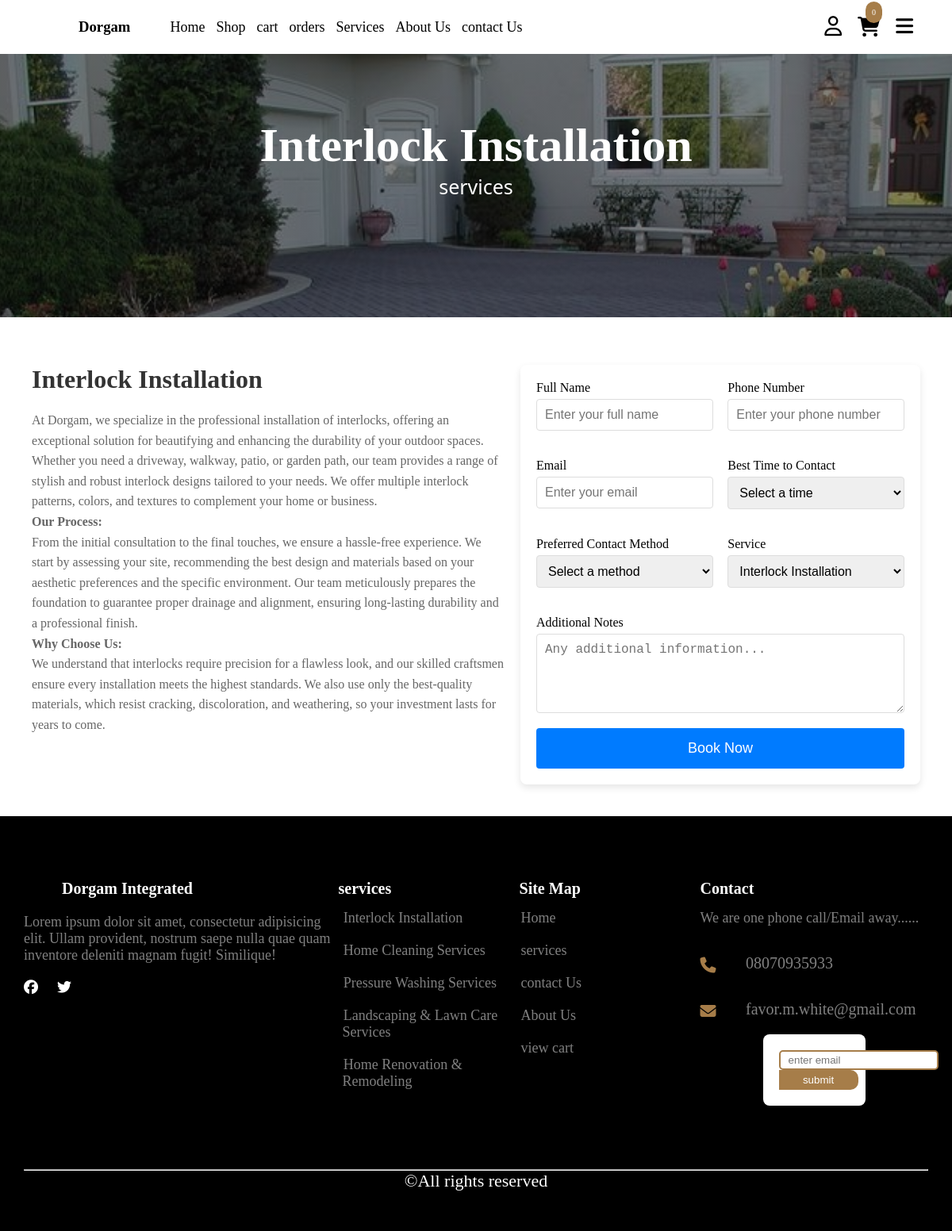
Page /service/6/ on the committed database.
### core/models.py (models this page shows, shortened)
class Service(models.Model):
    image = models.ImageField(
        upload_to='services/images/',
        blank=False,
        null=False,
        help_text="enter service image"
    )
    name_of_service = models.CharField(max_length=200, blank=False, null=False)
    detail = CKEditor5Field(config_name='default')

class Contact(models.Model):
    address = models.CharField(max_length=200)
    phoneNumber = models.CharField(max_length=20)
    email = models.CharField(max_length=200)

### core/views.py (the view)
# urls.py: path('service/<int:id>/', views.single_service, name="service"),
def single_service(request, id):
    service = Service.objects.get(id=id)
    services = Service.objects.all()
    context= {"service": service, "services": services}
    return render(request, "mainSite/singleServicePage.html", context)

### core/context_processors.py (called while the page is built)
def contact_info(request):
    contactInfo = Contact.objects.first()
    return {"contact": contactInfo}

def services(request):
    services = Service.objects.all()[:5]
    return {"services": services}

def social_media_view(request):
    social = SocialMedia.objects.first()  # You can adjust the query as needed
    return {'social': social}

def cart_item_count(request):
    if request.user.is_authenticated:
        try:
            cart = Cart.objects.filter(user=request.user, completed=False).first()
            if cart:
                total_items = sum(item.quantity for item in cart.cartitems.all())
            else:
                total_items = 0
        except Exception as e:
            print(f"Error calculating cart item count: {e}")
            total_items = 0
    else:
        total_items = 0
    return {"cart_item_count": total_items}

### templates/mainSite/singleServicePage.html (shortened to what this page needs)
{% extends "./main.html" %}
{% load static %}
{% block stylelinks %}
    <link rel="stylesheet" href="{% static 'css/mainSite/singleServicesPage.css' %}">
{% endblock stylelinks %}
{% block content %}
    <div class="service-image">
            <div class="links">
                <h1> {{ service.name_of_service }} </h1>
                <a href="{% url 'services' %}">services</a>
            </div>
        </div>
    <div class="service-page">
        <div class="service-description">
            <h1>{{ service.name_of_service }}</h1>
           <p> {{ service.detail|safe }}</p>
        </div>
       <form action="{% url 'bookService' %}" method="post">
            <div class="form-row">
                <div class="form-group">
                    <label for="fullName">Full Name</label>
                    <input type="text" id="fullName" name="fullName" placeholder="Enter your full name" required>
                </div>
                <div class="form-group">
                    <label for="phoneNumber">Phone Number</label>
                    <input type="tel" id="phoneNumber" name="phoneNumber" placeholder="Enter your phone number" required>
                </div>
            </div>
            <div class="form-row">
                <div class="form-group">
                    <label for="email">Email</label>
                    <input type="email" id="email" name="email" placeholder="Enter your email" required>
                </div>
                <div class="form-group">
                    <label for="bestTime">Best Time to Contact</label>
                    <select id="bestTime" name="bestTime" required>
                        <option value="" disabled selected>Select a time</option>
                    </select>
                </div>
            </div>
            <div class="form-row">
                <div class="form-group">
                    <label for="contactMethod">Preferred Contact Method</label>
                    <select id="contactMethod" name="contactMethod" required>
                        <option value="" disabled selected>Select a method</option>
                    </select>
                </div>
                <div class="form-group">
                    <label for="service">Service</label>
                    <select id="service" name="service" required>
                        <option value="{{ service.name_of_service }}"selected>{{ service.name_of_service }}</option>
                    </select>
                </div>
            </div>
            <div class="form-group full-width">
                <label for="notes">Additional Notes</label>
                <textarea id="notes" name="notes" placeholder="Any additional information..."></textarea>
            </div>
            <button type="submit" class="submit-btn">Book Now</button>
        </form>
    </div>
{% endblock %}

### templates/mainSite/main.html (shortened to what this page needs)
{% load static %}
<!DOCTYPE html>
<html lang="en">
<head>
    <link rel="stylesheet" href="{% static 'css/mainSite/main.css' %}">
    {% block stylelinks %} {% endblock stylelinks %}
</head>
<body>
    <section class="header-main">
       <header class="container">
            <nav>
                <div class="logo" onclick="window.location.href='/'">
                <h1>Dorgam</h1>
                </div>
                <div class="nav-links">
                    <ul>
                        <li><a href="{% url 'home' %}">Home</a></li>
                        <li><a href="{% url 'products' %}">Shop</a></li>
                        <li><a href="{% url 'cart' %}">cart</a></li>
                        <li><a href="{% url 'orders' %}">orders</a></li>
                        <li><a href="{% url 'services' %}">Services</a></li>
                        <li><a href="{% url 'about' %}">About Us</a></li>
                        <li><a href="{% url 'contactUs' %}">contact Us</a></li>
                    </ul>
                </div>
            </nav>
            <div class="nav-action">
                <div class="account">
                    {% if user.is_authenticated %}
                        <a href="{% url 'profile' %}"><i class="fa-regular fa-user"></i></a>
                    {% else %}
                        <a href="{% url 'login' %}"><i class="fa-regular fa-user"></i></a>
                    {% endif %}
                </div>
                <div class="cart" onclick="window.location.href='/store/cart'">
                    <a href="{% url 'cart' %}"><i class="fa-solid fa-cart-shopping"></i></a>
                    <div class="itemsNum"><p>{{cart_item_count}}</p></div>
                </div>
                <div class="handbugger">
                    <i class="fa-solid fa-bars" onclick="openNav()"></i>
                </div>
            </div>
       </header>
    </section>
     {% include 'flashMessages/message.html' %}
    {% block content %} {% endblock content %}
    <footer>
        <div class="footer-container container">
            <div class="footer-about">
                <div class="heading">
                    <div class="logo"><img src="{% static 'images/homePage/logo.jfif' %}" alt="" srcset=""></div>
                    <h1>Dorgam Integrated</h1>
                </div>
                <p>
                    Lorem ipsum dolor sit amet, consectetur adipisicing elit. Ullam provident,
                    nostrum saepe nulla quae quam inventore deleniti magnam fugit! Similique!
                </p>
               <div class="socials">
                {% if social.facebook %}
                    <a href="{{ social.facebook }}" target="_blank">
                        <i class="fa-brands fa-facebook"></i>
                    </a>
                {% endif %}
                {% if social.twitter %}
                    <a href="{{ social.twitter }}" target="_blank">
                        <i class="fa-brands fa-twitter"></i>
                    </a>
                {% endif %}
            </div>
            </div>
            <div class="footer-services">
                <h1> services</h1>
                {% for service in services %}
                    <a href="{% url 'service' service.id %}">{{ service.name_of_service }}</a>
                {% endfor %}
            </div>
            <div class="footer-links">
                <h1> Site Map </h1>
                <ul>
                    <li><a href="{% url 'home' %}">Home</a></li>
                    <li><a href="{% url 'services' %}">services</a></li>
                    <li><a href="{% url 'contactUs' %}">contact Us</a></li>
                    <li><a href="{% url 'about' %}">About Us</a></li>
                     <li><a href="{% url 'cart' %}">view cart</a></li>
                </ul>
            </div>
            <div class="footer-contact-info">
                <h1> Contact </h1>
                <p>We are one phone call/Email away......</p>
                    <div class="info">
                        <i class="fa-solid fa-phone"></i>
                        <p>{{ contact.phoneNumber }}</p>
                    </div>
                    <div class="info">
                        <i class="fa-solid fa-envelope"></i>
                        <p>{{ contact.email }}</p>
                    </div>
                    <div class="newsletter">
                        <form action="{% url 'subscribe' %}" method="post">
                             <input type="email" required placeholder="enter email" name="email">
                             <button type="submit">submit</button>
                        </form>
                    </div>
            </div>
        </div>
        <div class="copyright container">
            <hr style="color: grey;">
            <p>&copy;All rights reserved</p>
        </div>
    </footer>
</body>
</html>

### static/css/mainSite/main.css (style rules this page uses)
* { margin: 0; padding: 0; box-sizing: border-box; }
body { overflow-x: hidden; }
.container { width: 95%; max-width: 1200px; margin: 0 auto; }
.header-main { background-color: white; padding: 20px; position: fixed; top: 0; width: 100%; z-index: 1000; }
header { display: flex; justify-content: space-between; align-items: center; margin-top: 30px; }
nav { display: flex; align-items: center; }
.logo { display: flex; align-items: center; margin-right: 40px; font-family: Georgia, 'Times New Roman', Times, serif; }
.nav-links ul { list-style: none; }
.nav-links ul li { display: inline-block; margin-left: 10px; }
.nav-links ul li a { text-decoration: none; color: black; font-size: 18px; font-weight: 400; transition: 0.5s ease; }
.nav-action { display: flex; justify-content: space-between; align-items: center; }
.nav-action .account a { color: black; }
.nav-action .account { font-size: 25px; margin-right: 20px; cursor: pointer; }
.nav-action .cart { position: relative; cursor: pointer; }
.nav-action .cart a { text-decoration: none; color: black; }
.nav-action .cart i { font-size: 25px; }
.nav-action .cart .itemsNum { position: absolute; top: -20px; left: 10px; padding: 8px; font-size: 10px; background-color: rgb(166, 125, 73); border-radius: 50px; }
.nav-action .cart .itemsNum p { margin-right: 0px; color: white; }
.nav-action .handbugger { font-size: 25px; margin-left: 20px; cursor: pointer; }
footer { background-color: black; color: white; padding-top: 80px; padding-bottom: 50px; }
.footer-container { display: flex; justify-content: space-between; }
.footer-about { width: 40%; }
.footer-about .heading * { margin-right: 4px; padding: 0; margin-bottom: 20px; }
.footer-about .heading { display: flex; }
footer h1 { font-size: 20px; }
.footer-about p { color: gray; font-size: 18px; }
.footer-about .socials { margin-top: 20px; }
.footer-about .socials a { display: inline-block; margin-right: 20px; color: white; text-decoration: none; font-size: 18px; }
.footer-services { width: 23%; }
.footer-services a { display: block; color: gray; text-decoration: none; margin-top: 10px; padding: 5px; font-size: 18px; overflow: hidden; }
.footer-links { width: 23%; }
.footer-links ul { list-style: none; overflow: hidden; }
.footer-links ul li { padding: 5px; margin-top: 10px; }
.footer-links a { color: gray; text-decoration: none; font-size: 18px; overflow: hidden; }
.footer-contact-info { width: 29%; word-wrap: break-word; }
.footer-contact-info p { margin-bottom: 20px; font-size: 18px; color: gray; margin-top: 15px; }
.footer-contact-info .info { display: flex; justify-content: space-between; align-items: center; cursor: pointer; }
.footer-contact-info .info i { width: 10%; font-size: 20px; color: rgb(166, 125, 73); }
.footer-contact-info .info p { width: 80%; font-size: 20px; color: gray; }
footer .newsletter input { border: 2px solid rgb(166, 125, 73); height: 25px; border-radius: 5px; padding: 10px; outline: none; }
footer .newsletter button { background-color: rgb(166, 125, 73); color: white; border: none; padding: 5px; width: 100px; border-top-right-radius: 10px; border-bottom-right-radius: 10px; }
footer .copyright { margin-top: 80px; color: white; text-align: center; }
footer .copyright hr { color: gray; }
footer .copyright p { font-size: 22px; }

### rows in the picture
Service: name_of_service "Interlock Installation", detail "At Dorgam, we specialize in the professional installation of interlocks, offering an exceptional solution for beautifying and enhancing the durability of your outdoor spaces. Whether you need a driveway, walkway, patio, or garden path, our team provides a range of stylish and robust interlock designs tailored to your needs. We offer multiple interlock patterns, colors, and textures to complement your home or business. Our Process: From the initial consultation to the final touches, we ensure a hassle-free experience. We start by assessing your site, recommending the best design and materials based on your aesthetic preferences and the specific environment. Our team meticulously prepares the…", service "Interlock Installation"
Service: name_of_service "Home Cleaning Services"
Service: name_of_service "Pressure Washing Services"
Service: name_of_service "Landscaping & Lawn Care Services"
Service: name_of_service "Home Renovation & Remodeling"
Contact: phoneNumber "08070935933", email "favor.m.white@gmail.com"

### other values in the picture
{{ cart_item_count }} "0"
